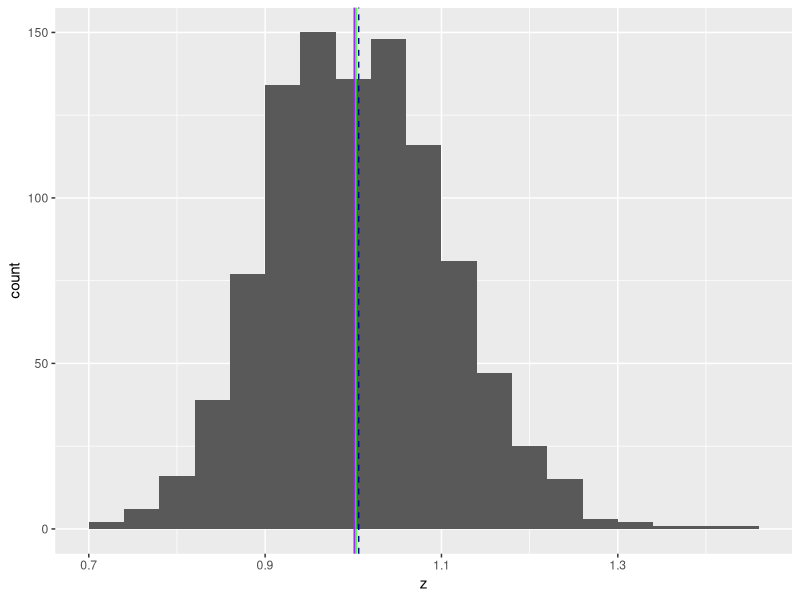
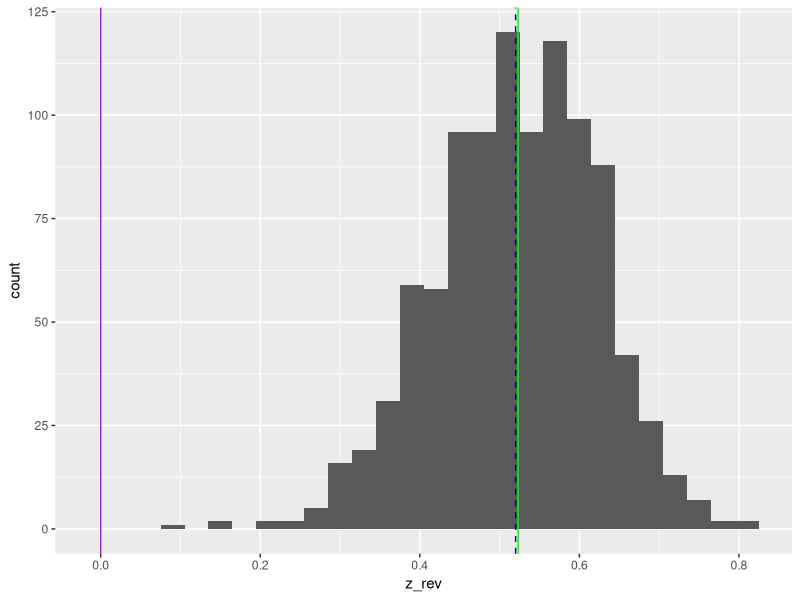

Write the R code that produced these figures, in order.
#' ---
#' title: "Set 4"
#' output: html_document
#' date: 2023-09-05
#' author: Jenna Jordan
#' ---


# Central Tendencies ------------------------------------------------------

# Arithmetic Mean 
x <- c(15.9, 15.1, 21.9, 13.3, 24.4)
y <- c(15.9, 15.1, 21.9, 53.3, 24.4)
x
y

n_x <- length (x)
sum_x <- sum(x)
mu_x <- sum_x / n_x
print (mu_x)

mu_y <- sum(y) / length(y)
print(mu_y)

print(mu_x)
print(mu_y)

#or

mu_x; mu_y


# Geometric Mean 

prod_x <- prod(x) #product of vector x
n_x <- length(x)
geo_mu_x <- prod_x^(1 / n_x)
print(geo_mu_x)

geo_mu_y <- prod(y)^(1/length(y))
print(geo_mu_y)

geo_mu_x; geo_mu_y


# Median

x <- sort(x)  #small to large
index <- (length(x) + 1) / 2   #length is odd number
med_x <- x[index]
print(med_x)

y <- sort(y)
med_y <- y[(length(y) + 1) / 2]
print(med_y)

print(median(x))
print(median(y))


# Variance ---------------------------------------------------------------

sqd_x <- (x-mean(x))^2  #squared deviance
sqd_x
sum_sqd_x <- sum(sqd_x)
var_x <- sum_sqd_x / length (x)
print(var_x)

var_y <- sum((y-mean(y))^2 / length(y))
print(var_y)

#Standard Deviation

sd_x <- sqrt(var_x)  #square root function = sqrt()
print(sd_x)

sd_y <- sqrt(var_y)
print(sd_y)


# Coefficient of Variation (CV)

cv_x <- sd_x / mean(x)
print(cv_x)

cv_y <- sd_y / mean(y)
print(cv_y)


# IQR

# 25th and 75th percentiles as xl and xh (l = low value, h = high value)

x_l <- quantile(x, 0.25)
x_h <- quantile(x, 0.75)
iqr_x <- abs(x_l - x_h)  #abs() = absolute value
print(iqr_x)

y_q <- quantile (y, c(0.25, 0.75))  #use vector to concise code
iqr_y <- abs(y_q[1] - y_q[2])   #[1] = 25th percentile & [2] = 75th
print(iqr_y)


# MAD ---------------------------------------------------------------------

ad_x <- abs(x - mean(x))   #abs() = absolute value
mad_x <- median(ad_x)
print(mad_x)

mad_y <- median(abs(y - mean(y)))
print(mad_y)


# MAD/Median --------------------------------------------------------------

mm_x <- mad_x / median(x)
print(mm_x)

mm_y <- mad_y / median(y)
print(mm_y)


# Laboratory --------------------------------------------------------------

#'
#' title: "Laboratory Exercise: set4_1"
#' author: Jenna Jordan
#'

#1:
z <- exp(rnorm(n=1000, mean = 0, sd = 0.1))
z

#Arithmetic mean
print(mean(z))

#Geometric Mean
geo_mu_z <- prod(z)^(1/length(z))
print(geo_mu_z)

#Median
z <- sort(z)  #smallest to largest
med_z <- z[(length(z) + 1) / 2]
print(med_z)
print(median(z))

#2:
#Histogram
   #use tibble, ggplot, geom_histogram
library(tidyr)
library(tidyverse)

z <- exp(rnorm(n=1000, mean = 0, sd = 0.1))
df1 <- tibble(z, 1:1000)
df1

ggplot(data = df1,
       mapping = aes(x = z)) + 
geom_histogram(binwidth = 0.04) +
  geom_vline(xintercept = mean(z), linetype = 'dashed', color = 'darkblue') +
  geom_vline(xintercept = prod(z)^(1/length(z)), color = 'purple') +
  geom_vline(xintercept = median(z), color = 'green')

#4:
z_rev <- -z +max(z) + 0.1
print(z_rev)

df2 <- tibble(z_rev)
df2

ggplot(data = df2, 
       mapping = aes(x = z_rev)) +
  geom_histogram(binwidth = 0.03) +
  geom_vline(xintercept = mean(z_rev), linetype = 'dashed', color = 'darkblue') +
  geom_vline(xintercept = prod(z_rev)^1/length(z_rev), color = 'purple') +
  geom_vline(xintercept = median(z_rev), color = 'green')

